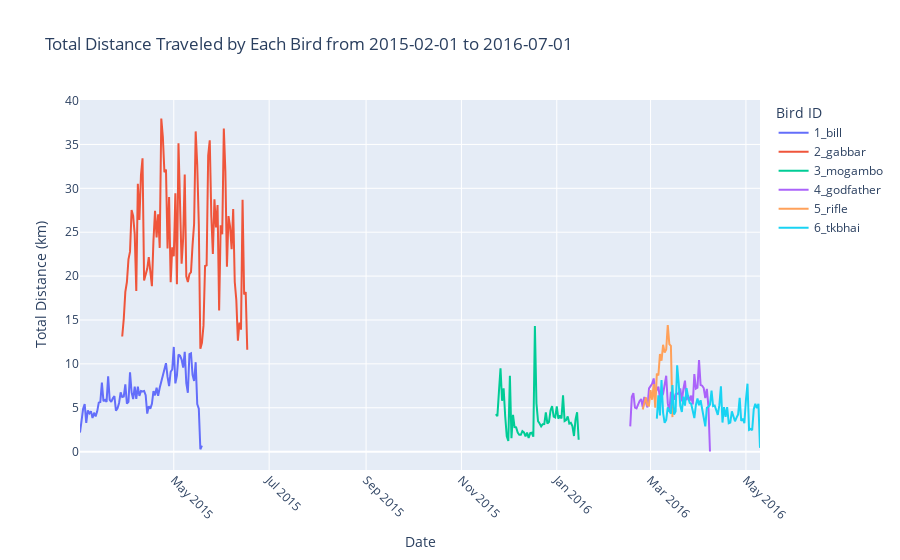

Source (notebook cell):
### Markdown cell above
### COMPARE DISTANCE TRAVELLED BY EACH BIRD FOR A GIVEN TIME PERIOD

### Code cell
import pandas as pd
import plotly.express as px

# Load the dataset
file_path = './insights/bird_speed_analysis.xlsx'
bird_data = pd.read_excel(file_path, engine='openpyxl')

# Convert timestamp to datetime format
bird_data['timestamp'] = pd.to_datetime(bird_data['start_time'])

# Function to filter data by date range and calculate total distance for all birds
def calculate_total_distance_by_interval(data, start_date, end_date):
    # Filter data by date range
    filtered_data = data.loc[
        (data['timestamp'] >= start_date) &
        (data['timestamp'] <= end_date)
    ].copy()
    
    # Extract year, month, and day from the timestamp
    filtered_data['year'] = filtered_data['timestamp'].dt.year
    filtered_data['month'] = filtered_data['timestamp'].dt.month.astype('Int64')
    filtered_data['day'] = filtered_data['timestamp'].dt.day.astype('Int64')
    
    # Group by bird identifier, year, month, and day
    total_distance_per_interval = filtered_data.groupby(
        ['bird_id', 'year', 'month', 'day']
    )['distance_km'].sum().reset_index()
    
    return total_distance_per_interval

# Input values
start_date = '2015-02-01'  # Replace with the desired start date
end_date = '2016-07-01'  # Replace with the desired end date

# Get the filtered and calculated data for all birds
filtered_data = calculate_total_distance_by_interval(bird_data, start_date, end_date)

# Create a date column for plotting
filtered_data['date'] = pd.to_datetime(filtered_data[['year', 'month', 'day']])

# Plotting the data using Plotly
fig = px.line(
    filtered_data,
    x='date',
    y='distance_km',
    color='bird_id',
    labels={'distance_km': 'Total Distance (km)', 'date': 'Date', 'bird_id': 'Bird ID'},
    title=f'Total Distance Traveled by Each Bird from {start_date} to {end_date}'
)

# Customize the layout
fig.update_layout(
    xaxis_title='Date',
    yaxis_title='Total Distance (km)',
    showlegend=True,
    xaxis_tickangle=45  # Rotate x-axis labels for better readability
)

# Show the plot
fig.show()
